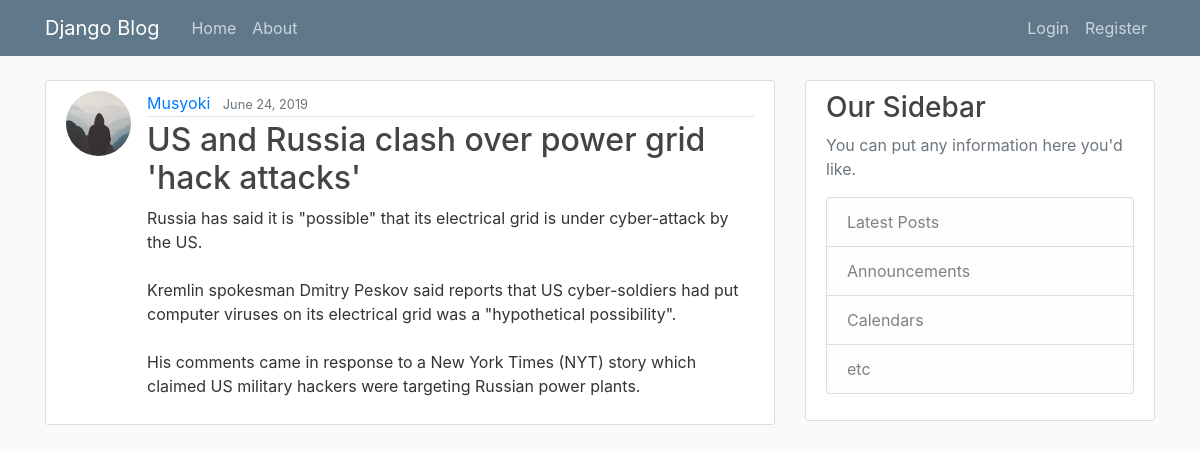
The app's page /post/2/ with its own data.
### blog/models.py (models this page shows, shortened)
class Post(models.Model):
    title = models.CharField(max_length=100)
    content = models.TextField()
    date_posted = models.DateTimeField(default=timezone.now)
    author = models.ForeignKey(User, on_delete=models.CASCADE)

### users/models.py (models this page shows, shortened)
class Profile(models.Model):
    user = models.OneToOneField(User, on_delete=models.CASCADE)
    image = models.ImageField(default='default.jpg', upload_to='profile_pics')

### blog/views.py (the view)
# urls.py: path('post/<int:pk>/', PostDetailView.as_view(), name='post-detail'),
class PostDetailView(DetailView):
    model = Post

### blog/templates/blog/post_detail.html (shortened to what this page needs)
{% extends "blog/base.html" %}
{% block content %}
  <article class="media content-section">
    <img class="rounded-circle article-img" src="{{ object.author.profile.image.url }}">
    <div class="media-body">
      <div class="article-metadata">
        <a class="mr-2" href="{% url 'user-posts' object.author.username %}">{{ object.author }}</a>
        <small class="text-muted">{{ object.date_posted|date:"F d, Y" }}</small>
      </div>
      <h2 class="article-title">{{ object.title }}</h2>
      <p class="article-content">{{ object.content }}</p>
    </div>
  </article>
{% endblock content %}

### blog/static/blog/main.css (style rules this page uses)
body { background: #fafafa; color: #333333; margin-top: 5rem; }
h1, h2, h3, h4, h5, h6 { color: #444444; }
.content-section { background: #ffffff; padding: 10px 20px; border: 1px solid #dddddd; border-radius: 3px; margin-bottom: 20px; }
.article-title { color: #444444; }
.article-content { white-space: pre-line; }
.article-img { height: 65px; width: 65px; margin-right: 16px; }
.article-metadata { padding-bottom: 1px; margin-bottom: 4px; border-bottom: 1px solid #e3e3e3 }

### records on screen
Post: author.profile.image (placeholder picture), author "Musyoki", date_posted "June 24, 2019", title "US and Russia clash over power grid 'hack attacks'", content "Russia has said it is \"possible\" that its electrical grid is under cyber-attack by the US. Kremlin spokesman Dmitry Peskov said reports that US cyber-soldiers had put computer viruses on its electrical grid was a \"hypothetical possibility\". His comments came in response to a New York Times (NYT) story which claimed US military hackers were targeting Russian power plants."
